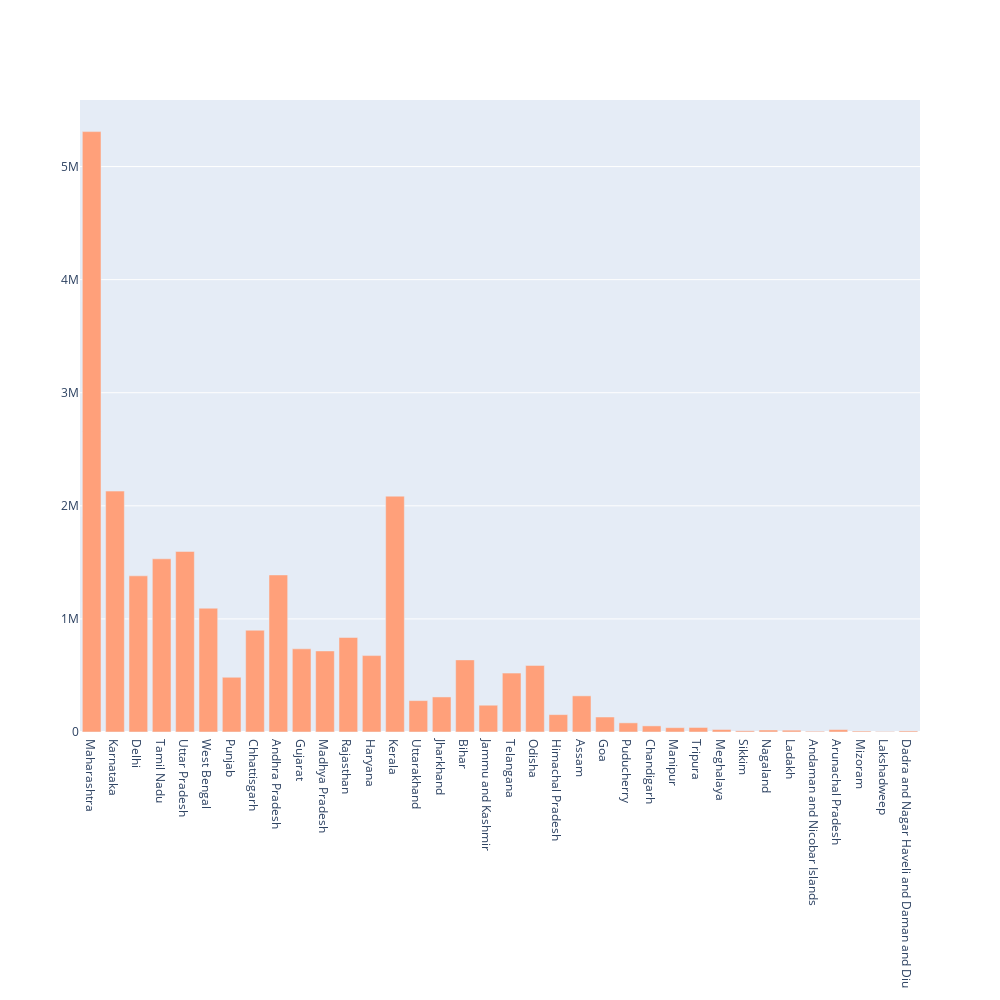

The notebook cell this image was saved under:
### Code cell
fig4 = go.Figure()
fig4.add_trace(go.Bar(
    x=death_rate_comparision['loc'],
    y=death_rate_comparision['totalConfirmed'],
    name='Active Cases',
    marker_color='lightsalmon'
))
fig4.update_yaxes(tick0 = 0,dtick = 1000000)
fig4.update_layout(autosize=False,
    width=1000,
    height=1000)
fig4.show()

### Figure 1 — Plotly figure (JSON) as saved in the notebook; plotly's stock layout.template omitted (floating-point values rounded to 4 significant figures)
{"data": [{"marker": {"color": "lightsalmon"}, "name": "Active Cases", "type": "bar", "x": ["Maharashtra", "Karnataka", "Delhi", "Tamil Nadu", "Uttar Pradesh", "West Bengal", "Punjab", "Chhattisgarh", "Andhra Pradesh", "Gujarat", "Madhya Pradesh", "Rajasthan", "Haryana", "Kerala", "Uttarakhand", "Jharkhand", "Bihar", "Jammu and Kashmir", "Telangana", "Odisha", "Himachal Pradesh", "Assam", "Goa", "Puducherry", "Chandigarh", "Manipur", "Tripura", "Meghalaya", "Sikkim", "Nagaland", "Ladakh", "Andaman and Nicobar Islands", "Arunachal Pradesh", "Mizoram", "Lakshadweep", "Dadra and Nagar Haveli and Daman and Diu"], "y": [5309215, 2130267, 1380981, 1531377, 1596627, 1094802, 483984, 899925, 1388803, 735348, 716708, 835814, 675636, 2085583, 277585, 310024, 637679, 236790, 520709, 588687, 153717, 319632, 132585, 80947, 54043, 38322, 40055, 22203, 10855, 17531, 16156, 6542, 21373, 8499, 4568, 9335]}], "layout": {"autosize": false, "height": 1000, "width": 1000, "yaxis": {"dtick": 1000000, "tick0": 0}}}
